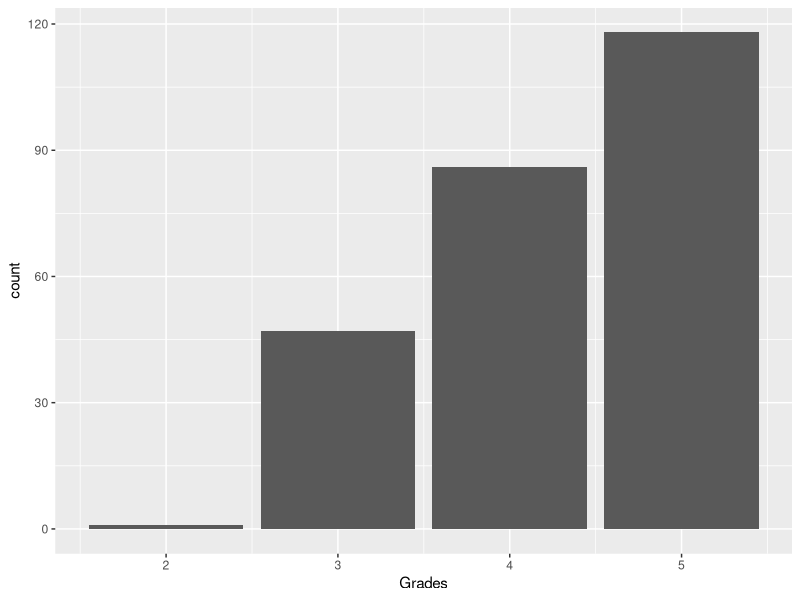
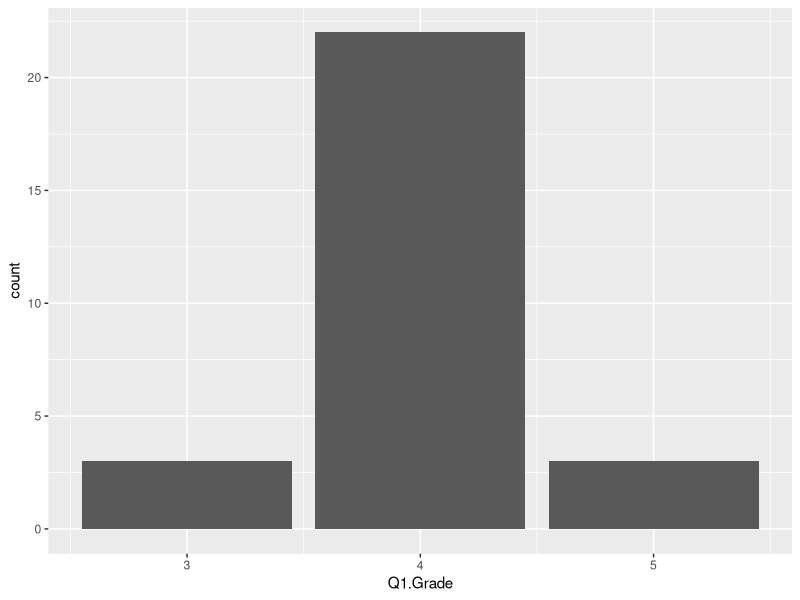
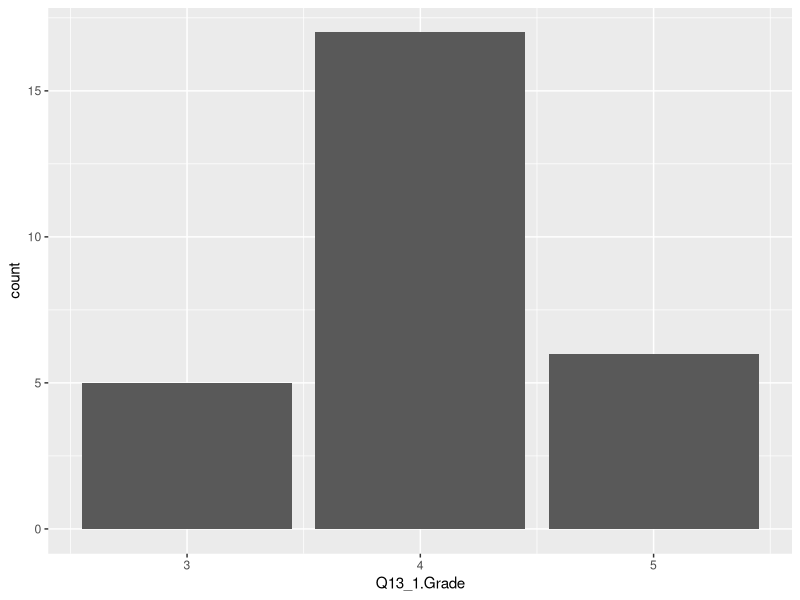
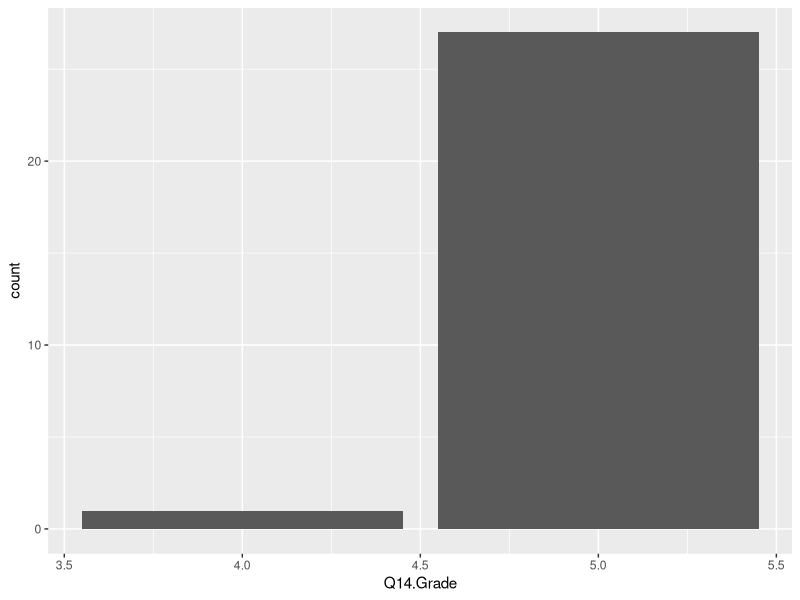
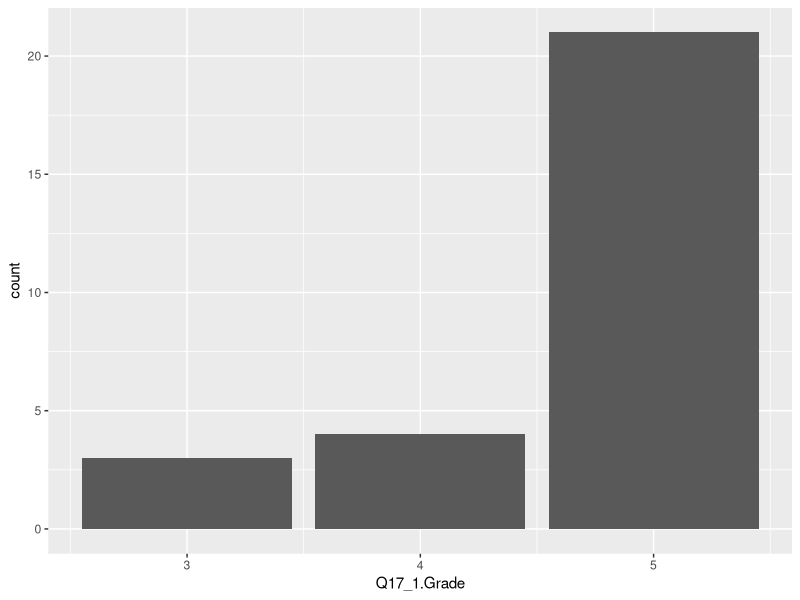
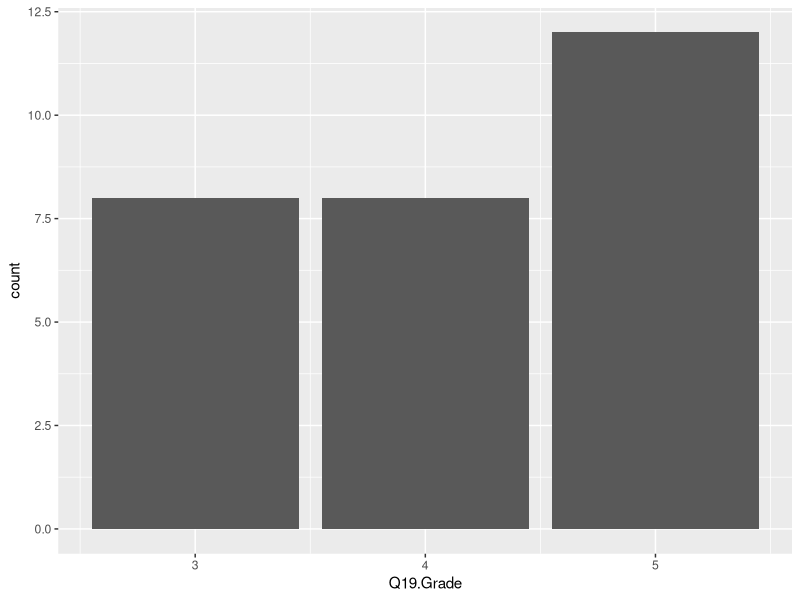
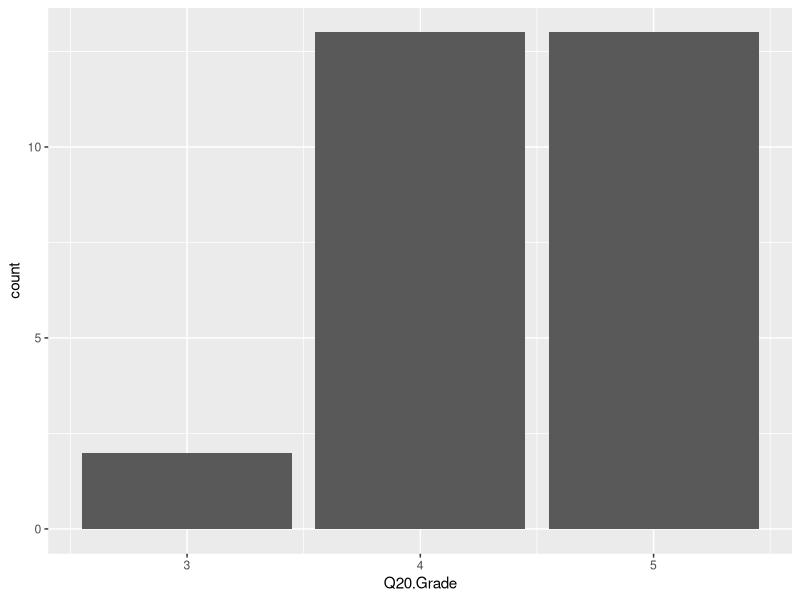
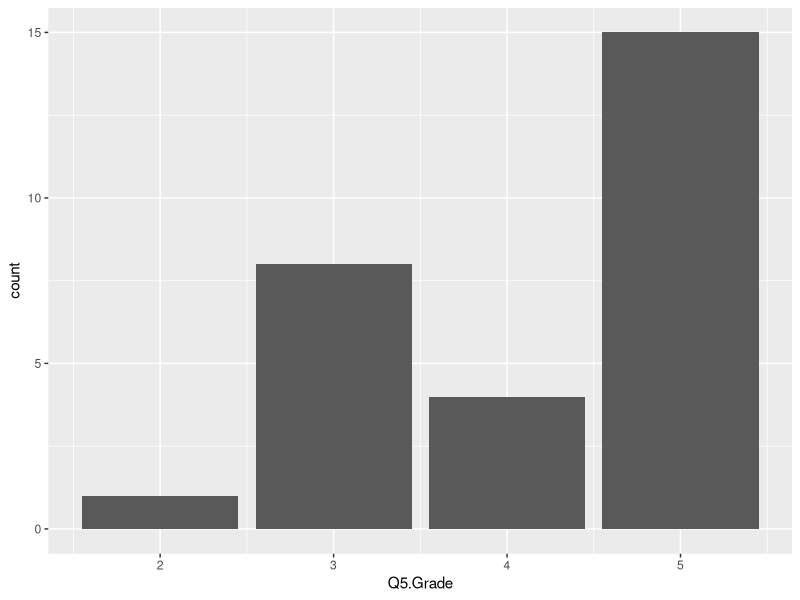

Recreate these plots in R, in order.
## ---- chunk 1
knitr::opts_chunk$set(echo = TRUE)
## ---- chunk 2
setwd("~/Documents/FROST-SUMMER-2022")

library(tidyverse)
library(readxl)  
CK1.1 <- read_excel("FROST Grading CK 1.1_final.xlsx")
## ---- chunk 3
CK1.1_clean <- drop_na(CK1.1)
colnames(CK1.1_clean)[4] <- "Q13_1.Grade"
colnames(CK1.1_clean)[6] <- "Q17_1.Grade"
colnames(CK1.1_clean)[10] <- "Q13_2.Grade"
colnames(CK1.1_clean)[11] <- "Q17_2.Grade"
CK1.1_clean = subset(CK1.1_clean, select = -c(Student, GroupCK.1.1))
## ---- chunk 4
CK1.1_all <- data.frame(unlist(CK1.1_clean))
colnames(CK1.1_all)[1] <- "Grades"
## ---- chunk 5
CK1.1_all %>%
  count(Grades)
## ---- chunk 6
CK1.1_all %>%
  ggplot() +
  geom_bar(aes(x = Grades))
## ---- chunk 7
CK1.1_clean %>%
  count(Q1.Grade)
## ---- chunk 8
CK1.1_clean %>%
  ggplot() +
  geom_bar(aes(x = Q1.Grade))
## ---- chunk 9
CK1.1_clean %>%
  count(Q13_1.Grade)
## ---- chunk 10
CK1.1_clean %>%
  ggplot() +
  geom_bar(aes(x = Q13_1.Grade))
## ---- chunk 11
CK1.1_clean %>%
  count(Q14.Grade)
## ---- chunk 12
CK1.1_clean %>%
  ggplot() +
  geom_bar(aes(x = Q14.Grade))
## ---- chunk 13
CK1.1_clean %>%
  count(Q17_1.Grade)
## ---- chunk 14
CK1.1_clean %>%
  ggplot() +
  geom_bar(aes(x = Q17_1.Grade))
## ---- chunk 15
CK1.1_clean %>%
  count(Q19.Grade)
## ---- chunk 16
CK1.1_clean %>%
  ggplot() +
  geom_bar(aes(x = Q19.Grade))
## ---- chunk 17
CK1.1_clean %>%
  count(Q20.Grade)
## ---- chunk 18
CK1.1_clean %>%
  ggplot() +
  geom_bar(aes(x = Q20.Grade))
## ---- chunk 19
CK1.1_clean %>%
  count(Q5.Grade)
## ---- chunk 20
CK1.1_clean %>%
  ggplot() +
  geom_bar(aes(x = Q5.Grade))
## ---- chunk 21
CK1.1_clean %>%
  count(Q13_2.Grade)
## ---- chunk 22
CK1.1_clean %>%
  ggplot() +
  geom_bar(aes(x = Q13_2.Grade))
## ---- chunk 23
CK1.1_clean %>%
  count(Q17_2.Grade)
## ---- chunk 24
CK1.1_clean %>%
  ggplot() +
  geom_bar(aes(x = Q17_2.Grade))
